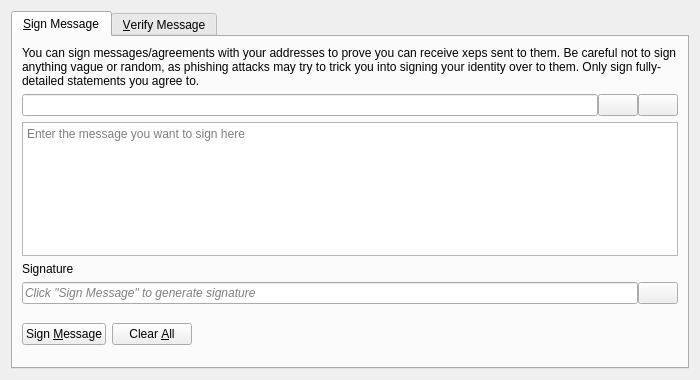
<?xml version="1.0" encoding="UTF-8"?>
<ui version="4.0">
 <class>SignVerifyMessageDialog</class>
 <widget class="QDialog" name="SignVerifyMessageDialog">
  <property name="geometry">
   <rect>
    <x>0</x>
    <y>0</y>
    <width>700</width>
    <height>380</height>
   </rect>
  </property>
  <property name="windowTitle">
   <string>Signatures - Sign / Verify a Message</string>
  </property>
  <property name="modal">
   <bool>true</bool>
  </property>
  <layout class="QVBoxLayout" name="verticalLayout">
   <item>
    <widget class="QTabWidget" name="tabWidget">
     <property name="currentIndex">
      <number>0</number>
     </property>
     <widget class="QWidget" name="tabSignMessage">
      <attribute name="title">
       <string>&amp;Sign Message</string>
      </attribute>
      <layout class="QVBoxLayout" name="verticalLayout_SM">
       <item>
        <widget class="QLabel" name="infoLabel_SM">
         <property name="text">
          <string>You can sign messages/agreements with your addresses to prove you can receive xeps sent to them. Be careful not to sign anything vague or random, as phishing attacks may try to trick you into signing your identity over to them. Only sign fully-detailed statements you agree to.</string>
         </property>
         <property name="textFormat">
          <enum>Qt::PlainText</enum>
         </property>
         <property name="wordWrap">
          <bool>true</bool>
         </property>
        </widget>
       </item>
       <item>
        <layout class="QHBoxLayout" name="horizontalLayout_1_SM">
         <property name="spacing">
          <number>0</number>
         </property>
         <item>
          <widget class="QValidatedLineEdit" name="addressIn_SM">
           <property name="toolTip">
            <string>The XEP address to sign the message with</string>
           </property>
          </widget>
         </item>
         <item>
          <widget class="QPushButton" name="addressBookButton_SM">
           <property name="toolTip">
            <string>Choose previously used address</string>
           </property>
           <property name="text">
            <string/>
           </property>
           <property name="icon">
            <iconset resource="../xep.qrc">
             <normaloff>:/icons/address-book</normaloff>:/icons/address-book</iconset>
           </property>
           <property name="shortcut">
            <string>Alt+A</string>
           </property>
           <property name="autoDefault">
            <bool>false</bool>
           </property>
          </widget>
         </item>
         <item>
          <widget class="QPushButton" name="pasteButton_SM">
           <property name="toolTip">
            <string>Paste address from clipboard</string>
           </property>
           <property name="text">
            <string/>
           </property>
           <property name="icon">
            <iconset resource="../xep.qrc">
             <normaloff>:/icons/editpaste</normaloff>:/icons/editpaste</iconset>
           </property>
           <property name="shortcut">
            <string>Alt+P</string>
           </property>
           <property name="autoDefault">
            <bool>false</bool>
           </property>
          </widget>
         </item>
        </layout>
       </item>
       <item>
        <widget class="QPlainTextEdit" name="messageIn_SM">
         <property name="toolTip">
          <string>Enter the message you want to sign here</string>
         </property>
         <property name="placeholderText">
          <string>Enter the message you want to sign here</string>
         </property>
        </widget>
       </item>
       <item>
        <widget class="QLabel" name="signatureLabel_SM">
         <property name="text">
          <string>Signature</string>
         </property>
         <property name="textFormat">
          <enum>Qt::PlainText</enum>
         </property>
        </widget>
       </item>
       <item>
        <layout class="QHBoxLayout" name="horizontalLayout_2_SM">
         <property name="spacing">
          <number>0</number>
         </property>
         <item>
          <widget class="QLineEdit" name="signatureOut_SM">
           <property name="placeholderText">
            <string>Click "Sign Message" to generate signature</string>
           </property>
           <property name="font">
            <font>
             <italic>true</italic>
            </font>
           </property>
           <property name="readOnly">
            <bool>true</bool>
           </property>
          </widget>
         </item>
         <item>
          <widget class="QPushButton" name="copySignatureButton_SM">
           <property name="toolTip">
            <string>Copy the current signature to the system clipboard</string>
           </property>
           <property name="text">
            <string/>
           </property>
           <property name="icon">
            <iconset resource="../xep.qrc">
             <normaloff>:/icons/editcopy</normaloff>:/icons/editcopy</iconset>
           </property>
           <property name="autoDefault">
            <bool>false</bool>
           </property>
          </widget>
         </item>
        </layout>
       </item>
       <item>
        <layout class="QHBoxLayout" name="horizontalLayout_3_SM">
         <item>
          <widget class="QPushButton" name="signMessageButton_SM">
           <property name="toolTip">
            <string>Sign the message to prove you own this XEP address</string>
           </property>
           <property name="text">
            <string>Sign &amp;Message</string>
           </property>
           <property name="icon">
            <iconset resource="../xep.qrc">
             <normaloff>:/icons/edit</normaloff>:/icons/edit</iconset>
           </property>
           <property name="autoDefault">
            <bool>false</bool>
           </property>
          </widget>
         </item>
         <item>
          <widget class="QPushButton" name="clearButton_SM">
           <property name="toolTip">
            <string>Reset all sign message fields</string>
           </property>
           <property name="text">
            <string>Clear &amp;All</string>
           </property>
           <property name="icon">
            <iconset resource="../xep.qrc">
             <normaloff>:/icons/remove</normaloff>:/icons/remove</iconset>
           </property>
           <property name="autoDefault">
            <bool>false</bool>
           </property>
          </widget>
         </item>
         <item>
          <spacer name="horizontalSpacer_1_SM">
           <property name="orientation">
            <enum>Qt::Horizontal</enum>
           </property>
           <property name="sizeHint" stdset="0">
            <size>
             <width>40</width>
             <height>48</height>
            </size>
           </property>
          </spacer>
         </item>
         <item>
          <widget class="QLabel" name="statusLabel_SM">
           <property name="font">
            <font>
             <weight>75</weight>
             <bold>true</bold>
            </font>
           </property>
           <property name="text">
            <string/>
           </property>
           <property name="wordWrap">
            <bool>true</bool>
           </property>
          </widget>
         </item>
         <item>
          <spacer name="horizontalSpacer_2_SM">
           <property name="orientation">
            <enum>Qt::Horizontal</enum>
           </property>
           <property name="sizeHint" stdset="0">
            <size>
             <width>40</width>
             <height>48</height>
            </size>
           </property>
          </spacer>
         </item>
        </layout>
       </item>
      </layout>
     </widget>
     <widget class="QWidget" name="tabVerifyMessage">
      <attribute name="title">
       <string>&amp;Verify Message</string>
      </attribute>
      <layout class="QVBoxLayout" name="verticalLayout_VM">
       <item>
        <widget class="QLabel" name="infoLabel_VM">
         <property name="text">
          <string>Enter the receiver's address, message (ensure you copy line breaks, spaces, tabs, etc. exactly) and signature below to verify the message. Be careful not to read more into the signature than what is in the signed message itself, to avoid being tricked by a man-in-the-middle attack. Note that this only proves the signing party receives with the address, it cannot prove sendership of any transaction!</string>
         </property>
         <property name="textFormat">
          <enum>Qt::PlainText</enum>
         </property>
         <property name="alignment">
          <set>Qt::AlignLeading|Qt::AlignLeft|Qt::AlignTop</set>
         </property>
         <property name="wordWrap">
          <bool>true</bool>
         </property>
        </widget>
       </item>
       <item>
        <layout class="QHBoxLayout" name="horizontalLayout_1_VM">
         <property name="spacing">
          <number>0</number>
         </property>
         <item>
          <widget class="QValidatedLineEdit" name="addressIn_VM">
           <property name="toolTip">
            <string>The XEP address the message was signed with</string>
           </property>
          </widget>
         </item>
         <item>
          <widget class="QPushButton" name="addressBookButton_VM">
           <property name="toolTip">
            <string>Choose previously used address</string>
           </property>
           <property name="text">
            <string/>
           </property>
           <property name="icon">
            <iconset resource="../xep.qrc">
             <normaloff>:/icons/address-book</normaloff>:/icons/address-book</iconset>
           </property>
           <property name="shortcut">
            <string>Alt+A</string>
           </property>
           <property name="autoDefault">
            <bool>false</bool>
           </property>
          </widget>
         </item>
        </layout>
       </item>
       <item>
        <widget class="QPlainTextEdit" name="messageIn_VM">
          <property name="toolTip">
            <string>The signed message to verify</string>
          </property>
          <property name="placeholderText">
            <string>The signed message to verify</string>
          </property>
        </widget>
       </item>
       <item>
        <widget class="QValidatedLineEdit" name="signatureIn_VM">
          <property name="toolTip">
            <string>The signature given when the message was signed</string>
          </property>
          <property name="placeholderText">
            <string>The signature given when the message was signed</string>
          </property>
        </widget>
       </item>
       <item>
        <layout class="QHBoxLayout" name="horizontalLayout_2_VM">
         <item>
          <widget class="QPushButton" name="verifyMessageButton_VM">
           <property name="toolTip">
            <string>Verify the message to ensure it was signed with the specified XEP address</string>
           </property>
           <property name="text">
            <string>Verify &amp;Message</string>
           </property>
           <property name="icon">
            <iconset resource="../xep.qrc">
             <normaloff>:/icons/transaction_0</normaloff>:/icons/transaction_0</iconset>
           </property>
           <property name="autoDefault">
            <bool>false</bool>
           </property>
          </widget>
         </item>
         <item>
          <widget class="QPushButton" name="clearButton_VM">
           <property name="toolTip">
            <string>Reset all verify message fields</string>
           </property>
           <property name="text">
            <string>Clear &amp;All</string>
           </property>
           <property name="icon">
            <iconset resource="../xep.qrc">
             <normaloff>:/icons/remove</normaloff>:/icons/remove</iconset>
           </property>
           <property name="autoDefault">
            <bool>false</bool>
           </property>
          </widget>
         </item>
         <item>
          <spacer name="horizontalSpacer_1_VM">
           <property name="orientation">
            <enum>Qt::Horizontal</enum>
           </property>
           <property name="sizeHint" stdset="0">
            <size>
             <width>40</width>
             <height>48</height>
            </size>
           </property>
          </spacer>
         </item>
         <item>
          <widget class="QLabel" name="statusLabel_VM">
           <property name="font">
            <font>
             <weight>75</weight>
             <bold>true</bold>
            </font>
           </property>
           <property name="text">
            <string/>
           </property>
           <property name="wordWrap">
            <bool>true</bool>
           </property>
          </widget>
         </item>
         <item>
          <spacer name="horizontalSpacer_2_VM">
           <property name="orientation">
            <enum>Qt::Horizontal</enum>
           </property>
           <property name="sizeHint" stdset="0">
            <size>
             <width>40</width>
             <height>48</height>
            </size>
           </property>
          </spacer>
         </item>
        </layout>
       </item>
      </layout>
     </widget>
    </widget>
   </item>
  </layout>
 </widget>
 <customwidgets>
  <customwidget>
   <class>QValidatedLineEdit</class>
   <extends>QLineEdit</extends>
   <header>qt/qvalidatedlineedit.h</header>
  </customwidget>
 </customwidgets>
 <resources>
  <include location="../xep.qrc"/>
 </resources>
 <connections/>
</ui>
